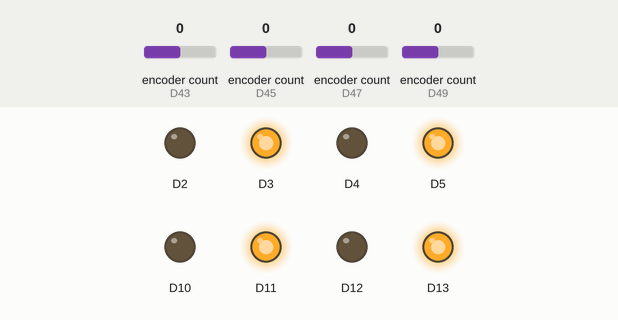
Bench run of a sketch on a simulated Arduino Due. Parts: output pins drawn as LEDs (lit = HIGH). The inputs (shaded band) are chosen by the test bench; at power-on: encoder count (sensors on D43, D45, D47, D49) 0. The ROS host is connected and sends only what is stated.

Above: at 0.1 s.
Timing chart, 0 to 0.3 s (numbered marks = the images above):
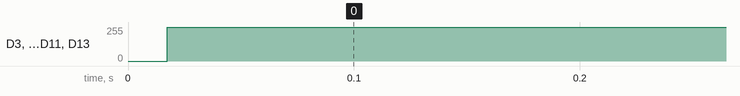

The sketch:

cytron_motor_driver.ino
```cpp
#define USE_USBCON  // Include this for Due before ROS
#include <ros.h>
#include <std_msgs/Int32.h>
#include <std_msgs/Float32.h>
#include <Encoder.h>
#include <geometry_msgs/Twist.h>
#include <PID_v1.h>

#include <std_msgs/Int16MultiArray.h>
#include <std_msgs/Int64MultiArray.h>
#include <std_msgs/Float64MultiArray.h>
#include <std_msgs/Float32MultiArray.h>
#include <std_msgs/Int16.h>


class BTSMotor{
  protected:
    int pwmf,pwmr;
  public:
    BTSMotor(int p1,int p2){
      pwmf=p1;pwmr=p2;
      pinMode(pwmf,OUTPUT);
      pinMode(pwmr,OUTPUT);
    }
    void setSpeed(int val){
      int spd;
      if(val<0) {
        spd=val*-1;
      }
      else {
        spd=val;
      }
      if(val>=255){
        spd=255;
      }
      else if(val<=-255){
        spd=255;
      }

      if(val>=0){
        for(int i=0;i<=spd;i++){
          analogWrite(pwmf,i);
          analogWrite(pwmr,0);

        }
      }
      else if(val<0){
        for(int i=0;i<=spd;i++){
          analogWrite(pwmr,i);
          analogWrite(pwmf,0);

        }
      }
    }
};
// Initialize PID paramaters

Encoder encoder_bright(43, 42);//BR
Encoder encoder_bleft(45, 44); //BL
Encoder encoder_fright(47, 46);//FR
Encoder encoder_fleft(49, 48);//FL


double Setpoint_fl, Input_fl, Output_fl;
double Setpoint_fr, Input_fr, Output_fr;
double Setpoint_bl, Input_bl, Output_bl;
double Setpoint_br, Input_br, Output_br;

double aggKp = 750, aggKi = 1500, aggKd = 0;


PID myPID_fl(&Input_fl, &Output_fl, &Setpoint_fl, aggKp, aggKi, aggKd, DIRECT);
PID myPID_fr(&Input_fr, &Output_fr, &Setpoint_fr, aggKp, aggKi, aggKd, DIRECT);
PID myPID_bl(&Input_bl, &Output_bl, &Setpoint_bl, aggKp, aggKi, aggKd, DIRECT);
PID myPID_br(&Input_br, &Output_br, &Setpoint_br, aggKp, aggKi, aggKd, DIRECT);


BTSMotor motor1(10,11); // left front //3,2
BTSMotor motor2(4,5); // right front //5,4
BTSMotor motor3(12,13); // left back // 6,7
BTSMotor motor4(2,3); // right back //9,8

bool wtf;

ros::NodeHandle nh;

std_msgs::Int64MultiArray enc_ticks;
std_msgs::Float64MultiArray vel_wheels;
ros::Publisher enc_ticks_pub("encoder_ticks", &enc_ticks);

void onPid_cb(const std_msgs::Int16MultiArray& cmd_msg)
{
  int p = cmd_msg.data[0];
  int i = cmd_msg.data[1];
  int d = cmd_msg.data[2];
  myPID_fl.SetTunings(p, i, d);
  myPID_fr.SetTunings(p, i, d);
  myPID_bl.SetTunings(p, i, d);
  myPID_br.SetTunings(p, i, d);
}


void onTwist(const std_msgs::Float32MultiArray& msg)
{

  float front_left_speed = msg.data[0];
  float front_right_speed = msg.data[1];
  float back_left_speed = msg.data[2];
  float back_right_speed = msg.data[3];
  Setpoint_fl = front_left_speed;
  Setpoint_fr = front_right_speed;
  Setpoint_bl = back_left_speed;
  Setpoint_br = back_right_speed;
  if (Setpoint_fl == 0 && Setpoint_fr == 0 && Setpoint_bl == 0 && Setpoint_br == 0) {
    wtf = true;
  }
  else {
    wtf = false;
  }

}


ros::Subscriber<std_msgs::Float32MultiArray> cmd_sub("set_vel", &onTwist);

ros::Subscriber<std_msgs::Int16MultiArray> pid_sub("pid_set", &onPid_cb);

// Move any motor function with speed_pwm value and pin numbers

void Move_motor(int speed_pwm, BTSMotor motor) {
  motor.setSpeed(speed_pwm);
}


// Initialize pins for forward movement

void setpins()
{

}


//void reset Integral error when we stop
void reset_pid_Ki()
{
  myPID_fl.SetMode(MANUAL);
  myPID_fr.SetMode(MANUAL);
  myPID_bl.SetMode(MANUAL);
  myPID_br.SetMode(MANUAL);
  Output_fl = 0;
  Output_fr = 0;
  Output_bl = 0;
  Output_br = 0;

  myPID_fl.SetMode(AUTOMATIC);
  myPID_fr.SetMode(AUTOMATIC);
  myPID_bl.SetMode(AUTOMATIC);
  myPID_br.SetMode(AUTOMATIC);


}

void setup() {

  SerialUSB.begin(115200);
  // 115200 baud rate
  nh.getHardware()->setBaud(115200);

  // Pid setup

  myPID_fl.SetOutputLimits(-255, 255);
  myPID_fr.SetOutputLimits(-255, 255);
  myPID_bl.SetOutputLimits(-255, 255);
  myPID_br.SetOutputLimits(-255, 255);

  myPID_fl.SetMode(AUTOMATIC);
  myPID_fr.SetMode(AUTOMATIC);
  myPID_bl.SetMode(AUTOMATIC);
  myPID_br.SetMode(AUTOMATIC);

  myPID_fl.SetSampleTime(20);
  myPID_fr.SetSampleTime(20);
  myPID_bl.SetSampleTime(20);
  myPID_br.SetSampleTime(20);


  // setup pins and fix encoders
  setpins();

  // ros node setup

  nh.initNode();

  //encoder ticks array initialiazation
  char dim0_label[] = "encoder_ticks";
  enc_ticks.layout.dim = (std_msgs::MultiArrayDimension *) malloc(sizeof(std_msgs::MultiArrayDimension) * 2);
  enc_ticks.layout.dim[0].label = dim0_label;
  enc_ticks.layout.dim[0].size = 4;
  enc_ticks.layout.dim[0].stride = 1 * 4;
  enc_ticks.data = (long long int *)malloc(sizeof(long long int) * 4);
  enc_ticks.layout.dim_length = 0;
  enc_ticks.data_length = 4;

  nh.advertise(enc_ticks_pub);
  //nh.advertise(vel_pub);
  nh.subscribe(cmd_sub);
  nh.subscribe(pid_sub);

}

unsigned long prev = 0;
long old_ct1 = 0;
long old_ct2 = 0;
long old_ct3 = 0;
long old_ct4 = 0;

float ticks_per_meter = 34000;

void loop() {

  // count encoder ticks
  long ct1 = encoder_fleft.read();
  long ct2 = encoder_fright.read();
  long ct3 = encoder_bleft.read();
  long ct4 = encoder_bright.read();

  enc_ticks.data[0] = ct1;
  enc_ticks.data[1] = ct2;
  enc_ticks.data[2] = ct3;
  enc_ticks.data[3] = ct4;
  // Publish encoder ticks to calculate odom on Jetson Nano side
  enc_ticks_pub.publish(&enc_ticks);


  // calculate time and current velocity

  unsigned long now = millis();
  Input_fl = (float(ct1 - old_ct1) / ticks_per_meter) / ((now - prev) / 1000.0);
  Input_fr = (float(ct2 - old_ct2) / ticks_per_meter) / ((now - prev) / 1000.0);
  Input_bl = (float(ct3 - old_ct3) / ticks_per_meter) / ((now - prev) / 1000.0);
  Input_br = (float(ct4 - old_ct4) / ticks_per_meter) / ((now - prev) / 1000.0);

  // Compute  Pid
  myPID_fl.Compute();
  myPID_fr.Compute();
  myPID_bl.Compute();
  myPID_br.Compute();


  if (wtf) {
    reset_pid_Ki();
  }

  // Move the motors with the output of the pid

  Move_motor(Output_fl, motor1);  // left front
  Move_motor(Output_fr, motor2);  // right front
  Move_motor(Output_bl, motor3);  // left back
  Move_motor(Output_br, motor4);  // right back

  // spin the ros node

  nh.spinOnce();
  // take the old encoder ticks and time for calculating velocity
  old_ct1 = ct1;
  old_ct2 = ct2;
  old_ct3 = ct3;
  old_ct4 = ct4;

  prev = now;

  delay(25);

}
```

Measured:
- by itself, D3: 0/255 → 255/255 at 0.02 s
- by itself, D5, D11, D13: LOW → HIGH at 0.01 s
